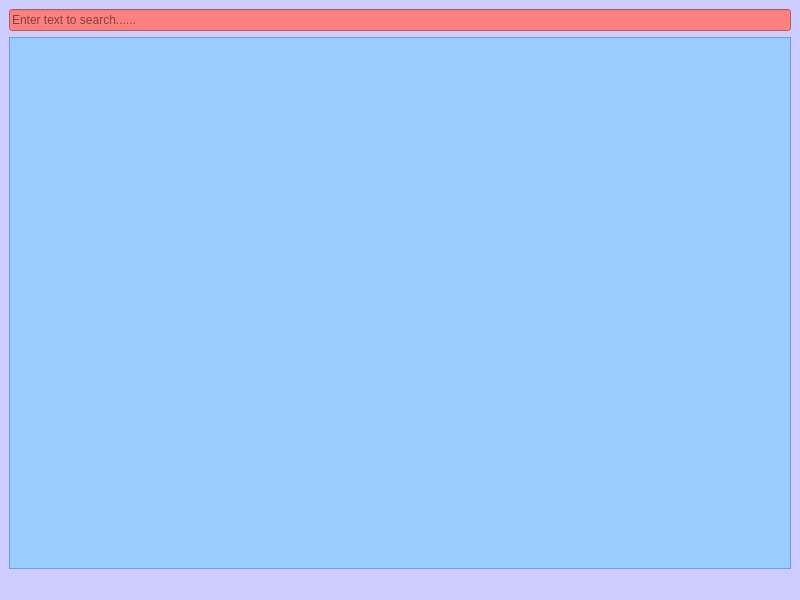
<?xml version="1.0" encoding="UTF-8"?>
<ui version="4.0">
 <class>MainWindow</class>
 <widget class="QMainWindow" name="MainWindow">
  <property name="geometry">
   <rect>
    <x>0</x>
    <y>0</y>
    <width>800</width>
    <height>600</height>
   </rect>
  </property>
  <property name="windowTitle">
   <string>MainWindow</string>
  </property>
  <property name="styleSheet">
   <string notr="true">background-color: rgb(204, 204, 255);</string>
  </property>
  <widget class="QWidget" name="centralwidget">
   <layout class="QGridLayout" name="gridLayout">
    <item row="0" column="0">
     <layout class="QVBoxLayout" name="verticalLayout">
      <item>
       <widget class="QLineEdit" name="searchBar">
        <property name="toolTip">
         <string>Enter text to search from table</string>
        </property>
        <property name="styleSheet">
         <string notr="true">background-color: rgb(255, 128, 128);</string>
        </property>
        <property name="placeholderText">
         <string>Enter text to search......</string>
        </property>
       </widget>
      </item>
      <item>
       <widget class="QTableWidget" name="tableWidget">
        <property name="styleSheet">
         <string notr="true">background-color: rgb(153, 204, 255);</string>
        </property>
       </widget>
      </item>
     </layout>
    </item>
   </layout>
  </widget>
  <widget class="QMenuBar" name="menubar">
   <property name="geometry">
    <rect>
     <x>0</x>
     <y>0</y>
     <width>800</width>
     <height>22</height>
    </rect>
   </property>
  </widget>
  <widget class="QStatusBar" name="statusbar"/>
 </widget>
 <resources/>
 <connections/>
</ui>
